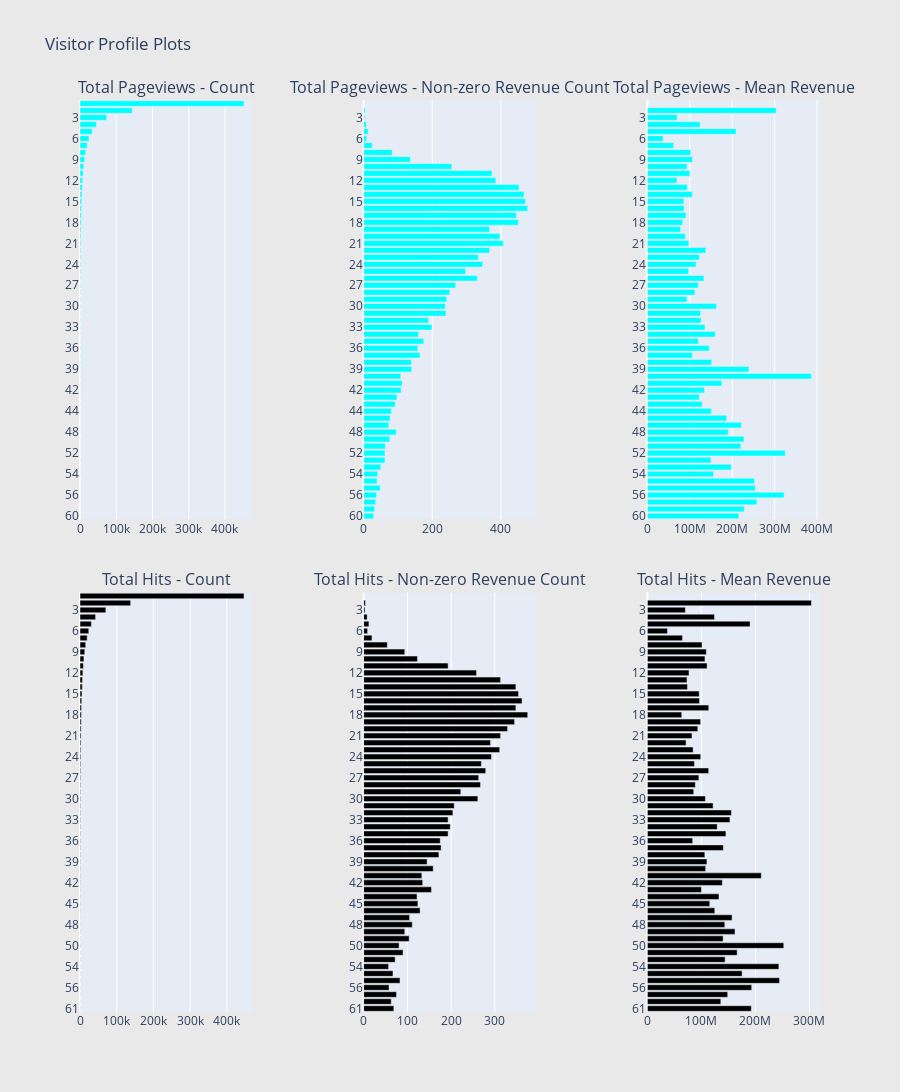

Source (notebook cell):
### Markdown cell above
Inferences:

    In the traffic source plot, though Youtube has high number of counts in the dataset, the number of non-zero revenue counts are very less.
    Google plex has a high ratio of non-zero revenue count to total count in the traffic source plot.
    On the traffic source medium, "referral" has more number of non-zero revenue count compared to "organic" medium.

Visitor Profile:

Now let us look at the visitor profile variables like number of pageviews by the visitor, number of hits by the visitor and see how they look.

### Code cell
# Page views
cnt_srs = train_df.groupby('totals.pageviews')['totals.transactionRevenue'].agg(['size', 'count', 'mean'])
cnt_srs.columns = ["count", "count of non-zero revenue", "mean"]
cnt_srs = cnt_srs.sort_values(by="count", ascending=False)
trace1 = horizontal_bar_chart(cnt_srs["count"].head(60), 'cyan')
trace2 = horizontal_bar_chart(cnt_srs["count of non-zero revenue"].head(60), 'cyan')
trace5 = horizontal_bar_chart(cnt_srs["mean"].head(60), 'cyan')

# Hits
cnt_srs = train_df.groupby('totals.hits')['totals.transactionRevenue'].agg(['size', 'count', 'mean'])
cnt_srs.columns = ["count", "count of non-zero revenue", 'mean']
cnt_srs = cnt_srs.sort_values(by="count", ascending=False)
trace3 = horizontal_bar_chart(cnt_srs["count"].head(60), 'black')
trace4 = horizontal_bar_chart(cnt_srs["count of non-zero revenue"].head(60), 'black')
trace6 = horizontal_bar_chart(cnt_srs["mean"].head(60), 'black')

# Creating two subplots
fig = tools.make_subplots(rows=2, cols=3, vertical_spacing=0.08, horizontal_spacing=0.15, 
                          subplot_titles=["Total Pageviews - Count", "Total Pageviews - Non-zero Revenue Count", "Total Pageviews - Mean Revenue",
                                          "Total Hits - Count",  "Total Hits - Non-zero Revenue Count", "Total Hits - Mean Revenue"])

fig.append_trace(trace1, 1, 1)
fig.append_trace(trace2, 1, 2)
fig.append_trace(trace5, 1, 3)
fig.append_trace(trace3, 2, 1)
fig.append_trace(trace4, 2, 2)
fig.append_trace(trace6, 2, 3)

fig['layout'].update(height=1200, width=900, paper_bgcolor='rgb(233,233,233)', title="Visitor Profile Plots")
py.iplot(fig, filename='visitor-profile-plots')

### Figure 1 — Plotly figure (JSON) as saved in the notebook; plotly's stock layout.template omitted (floating-point values rounded to 4 significant figures)
{"data": [{"marker": {"color": "cyan"}, "orientation": "h", "showlegend": false, "type": "bar", "x": [84, 88, 94, 112, 114, 124, 134, 135, 162, 168, 184, 192, 222, 225, 240, 242, 265, 268, 298, 338, 355, 388, 410, 453, 509, 535, 567, 674, 704, 847, 873, 875, 1091, 1143, 1318, 1413, 1567, 1722, 1949, 2211, 2409, 2682, 3150, 3511, 4010, 4720, 5291, 6197, 7097, 8671, 10104, 12585, 15272, 19476, 24688, 33411, 45192, 73835, 143770, 452522], "xaxis": "x", "y": ["60", "59", "58", "56", "57", "55", "54", "53", "50", "52", "51", "49", "48", "47", "46", "44", "43", "45", "42", "41", "40", "39", "38", "37", "36", "35", "34", "33", "32", "31", "30", "29", "28", "27", "26", "25", "24", "23", "22", "21", "20", "19", "18", "17", "16", "15", "14", "13", "12", "11", "10", "9", "8", "7", "6", "5", "4", "3", "2", "1"], "yaxis": "y"}, {"marker": {"color": "cyan"}, "orientation": "h", "showlegend": false, "type": "bar", "x": [29, 32, 35, 37, 48, 39, 41, 50, 62, 62, 63, 76, 95, 73, 77, 81, 92, 97, 109, 112, 108, 140, 139, 164, 158, 175, 160, 199, 189, 240, 238, 242, 251, 268, 331, 297, 347, 334, 367, 407, 397, 367, 451, 445, 478, 471, 467, 453, 385, 374, 257, 136, 83, 25, 9, 13, 8, 3, 4, 0], "xaxis": "x2", "y": ["60", "59", "58", "56", "57", "55", "54", "53", "50", "52", "51", "49", "48", "47", "46", "44", "43", "45", "42", "41", "40", "39", "38", "37", "36", "35", "34", "33", "32", "31", "30", "29", "28", "27", "26", "25", "24", "23", "22", "21", "20", "19", "18", "17", "16", "15", "14", "13", "12", "11", "10", "9", "8", "7", "6", "5", "4", "3", "2", "1"], "yaxis": "y2"}, {"marker": {"color": "cyan"}, "orientation": "h", "showlegend": false, "type": "bar", "x": [215500000.0, 228677500, 258122000, 322500000.0, 254400000.0, 252400000.0, 156200000.0, 197964400, 150000000.0, 325100000.0, 220300000.0, 227600000.0, 190800000.0, 221600000.0, 186800000.0, 150700000.0, 129300000.0, 122500000.0, 134800000.0, 175600000.0, 386700000.0, 239388500, 151500000.0, 106300000.0, 145900000.0, 120400000.0, 160200000.0, 135800000.0, 126600000.0, 125500000.0, 162800000.0, 93470000.0, 112300000.0, 120000000.0, 133400000.0, 97610000.0, 114700000.0, 122900000.0, 137800000.0, 97860000.0, 89530000.0, 78330000.0, 83450000.0, 91030000.0, 86660000.0, 85830000.0, 106100000.0, 94120000.0, 69840000.0, 100200000.0, 93480000.0, 106500000.0, 102300000.0, 62228400, 37280000.0, 209100000.0, 124287500, 70390000.0, 303625000, null], "xaxis": "x3", "y": ["60", "59", "58", "56", "57", "55", "54", "53", "50", "52", "51", "49", "48", "47", "46", "44", "43", "45", "42", "41", "40", "39", "38", "37", "36", "35", "34", "33", "32", "31", "30", "29", "28", "27", "26", "25", "24", "23", "22", "21", "20", "19", "18", "17", "16", "15", "14", "13", "12", "11", "10", "9", "8", "7", "6", "5", "4", "3", "2", "1"], "yaxis": "y3"}, {"marker": {"color": "black"}, "orientation": "h", "showlegend": false, "type": "bar", "x": [198, 203, 206, 211, 212, 227, 246, 261, 269, 316, 333, 348, 349, 363, 424, 438, 454, 501, 527, 553, 621, 693, 724, 745, 785, 845, 846, 944, 1088, 1104, 1289, 1291, 1406, 1504, 1718, 1925, 2126, 2190, 2477, 2798, 3064, 3291, 3755, 4130, 4716, 5384, 6194, 6881, 7879, 9264, 10640, 12959, 15484, 19518, 23918, 30939, 42444, 70402, 137952, 446754], "xaxis": "x4", "y": ["61", "59", "60", "56", "57", "55", "54", "52", "53", "50", "51", "49", "48", "47", "46", "45", "44", "43", "42", "41", "40", "39", "38", "37", "36", "35", "34", "33", "32", "31", "30", "29", "28", "27", "26", "25", "24", "23", "22", "21", "20", "19", "18", "17", "16", "15", "14", "13", "12", "11", "10", "9", "8", "7", "6", "5", "4", "3", "2", "1"], "yaxis": "y4"}, {"marker": {"color": "black"}, "orientation": "h", "showlegend": false, "type": "bar", "x": [69, 63, 75, 58, 83, 67, 57, 72, 90, 81, 104, 94, 111, 105, 129, 124, 122, 155, 135, 133, 159, 145, 172, 177, 175, 193, 198, 193, 204, 207, 261, 222, 267, 263, 279, 269, 292, 311, 290, 313, 329, 345, 375, 348, 362, 354, 348, 313, 258, 193, 123, 94, 54, 19, 9, 12, 8, 3, 4, 0], "xaxis": "x5", "y": ["61", "59", "60", "56", "57", "55", "54", "52", "53", "50", "51", "49", "48", "47", "46", "45", "44", "43", "42", "41", "40", "39", "38", "37", "36", "35", "34", "33", "32", "31", "30", "29", "28", "27", "26", "25", "24", "23", "22", "21", "20", "19", "18", "17", "16", "15", "14", "13", "12", "11", "10", "9", "8", "7", "6", "5", "4", "3", "2", "1"], "yaxis": "y5"}, {"marker": {"color": "black"}, "orientation": "h", "showlegend": false, "type": "bar", "x": [192400000.0, 136000000.0, 148700000.0, 193200000.0, 244700000.0, 175400000.0, 243500000.0, 144000000.0, 166200000.0, 252600000.0, 140300000.0, 162300000.0, 143400000.0, 156800000.0, 124900000.0, 115600000.0, 132600000.0, 100200000.0, 138800000.0, 210900000.0, 108000000.0, 110300000.0, 106400000.0, 140700000.0, 83897600, 145400000.0, 129300000.0, 152900000.0, 155500000.0, 121700000.0, 107400000.0, 85830000.0, 88800000.0, 95410000.0, 113600000.0, 87120000.0, 98840000.0, 84710000.0, 71690000.0, 82630000.0, 93420000.0, 98680000.0, 63682800, 113600000.0, 96460000.0, 95990000.0, 74250000.0, 73470000.0, 77150000.0, 110600000.0, 106700000.0, 109200000.0, 101200000.0, 65030000, 37280000.0, 190200000.0, 124287500, 70390000.0, 303625000, null], "xaxis": "x6", "y": ["61", "59", "60", "56", "57", "55", "54", "52", "53", "50", "51", "49", "48", "47", "46", "45", "44", "43", "42", "41", "40", "39", "38", "37", "36", "35", "34", "33", "32", "31", "30", "29", "28", "27", "26", "25", "24", "23", "22", "21", "20", "19", "18", "17", "16", "15", "14", "13", "12", "11", "10", "9", "8", "7", "6", "5", "4", "3", "2", "1"], "yaxis": "y6"}], "layout": {"annotations": [{"font": {"size": 16}, "showarrow": false, "text": "Total Pageviews - Count", "x": 0.1167, "xanchor": "center", "xref": "paper", "y": 1, "yanchor": "bottom", "yref": "paper"}, {"font": {"size": 16}, "showarrow": false, "text": "Total Pageviews - Non-zero Revenue Count", "x": 0.5, "xanchor": "center", "xref": "paper", "y": 1, "yanchor": "bottom", "yref": "paper"}, {"font": {"size": 16}, "showarrow": false, "text": "Total Pageviews - Mean Revenue", "x": 0.8833, "xanchor": "center", "xref": "paper", "y": 1, "yanchor": "bottom", "yref": "paper"}, {"font": {"size": 16}, "showarrow": false, "text": "Total Hits - Count", "x": 0.1167, "xanchor": "center", "xref": "paper", "y": 0.46, "yanchor": "bottom", "yref": "paper"}, {"font": {"size": 16}, "showarrow": false, "text": "Total Hits - Non-zero Revenue Count", "x": 0.5, "xanchor": "center", "xref": "paper", "y": 0.46, "yanchor": "bottom", "yref": "paper"}, {"font": {"size": 16}, "showarrow": false, "text": "Total Hits - Mean Revenue", "x": 0.8833, "xanchor": "center", "xref": "paper", "y": 0.46, "yanchor": "bottom", "yref": "paper"}], "height": 1200, "paper_bgcolor": "rgb(233,233,233)", "title": {"text": "Visitor Profile Plots"}, "width": 900, "xaxis": {"anchor": "y", "domain": [0, 0.2333]}, "xaxis2": {"anchor": "y2", "domain": [0.3833, 0.6167]}, "xaxis3": {"anchor": "y3", "domain": [0.7667, 1.0]}, "xaxis4": {"anchor": "y4", "domain": [0, 0.2333]}, "xaxis5": {"anchor": "y5", "domain": [0.3833, 0.6167]}, "xaxis6": {"anchor": "y6", "domain": [0.7667, 1.0]}, "yaxis": {"anchor": "x", "domain": [0.54, 1]}, "yaxis2": {"anchor": "x2", "domain": [0.54, 1]}, "yaxis3": {"anchor": "x3", "domain": [0.54, 1]}, "yaxis4": {"anchor": "x4", "domain": [0, 0.46]}, "yaxis5": {"anchor": "x5", "domain": [0, 0.46]}, "yaxis6": {"anchor": "x6", "domain": [0, 0.46]}}}
